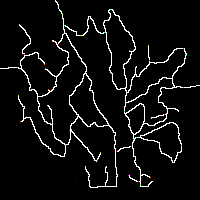
#> input picture 178 final/Lekagul Roadways.bmp, 200 x 200 px, found by its file name
$ jupyter execute --allow-errors BitMaps.ipynb
#> lines starting #> are read from the running program, lines starting #| are printed output that depends on the picture; after the words box and inside, x2 and y2 are one past the last pixel; in counts of white or black regions, pixels touching at a corner belong together
<a href="https://colab.research.google.com/github/WenchangGaoT/VA_Group1/blob/main/BitMaps.ipynb" target="_parent"></a>

[cell 1]
from PIL import Image

[cell 2]
img_bmp = Image.open('Lekagul Roadways.bmp')
#> img_bmp is the input picture: PIL image 200x200 P; mean R, G, B 14.7, 14.7, 14.6
# img_jpg = Image.open('Lekagul Roadways labeled v2.jpg')

[cell 3]
import numpy as np

[cell 4]
img_bmp = np.array(img_bmp)
#> img_bmp: shape (200, 200)
station_map = {}
for i in img_bmp:
  for j in i:
    if j != 0 and j != 35: station_map.update({j: 'New Node'})
#> after the loop, station_map = 34 items
print(len(station_map))
#| 34

[cell 5]
coordinate_dict = {}
entrances, general_gates, ranger_stops, gates, campings, ranger_bases = 0, 0, 0, 0, 0, 0
shape_x, shape_y = img_bmp.shape
#> shape_x = 200; shape_y = 200
histo = np.zeros((255,), dtype=np.int32)
bmp_list = []
print(img_bmp.dtype)
#| uint8
for x in range(shape_x):
  for y in range(shape_y):
    histo[img_bmp[x, y]] += 1
for i in range(1, 255):
  if histo[i] > 0 and i != 35:
    print(i, histo[i])
    bmp_np = np.ones_like(img_bmp, dtype=np.uint8)*i
    img_temp = Image.fromarray(bmp_np)
    img_temp.save('%d.bmp' % i)
#> bmp_np: shape (200, 200); every value is 34
    # bmp_list

[cell 6]
bmp_34 = Image.open('24.bmp')
#> bmp_34: PIL image 200x200 L; every value is 24
bmp_34.show()
#> (the rest of this cell did not finish here and is left out)

[cell 7]
img_np = np.array(img_bmp)
histo = np.zeros((255), dtype=np.int32)
for i in range(200):
  for j in range(200):
    if histo[img_np[i, j]] == 0:
      img_temp_np = np.ones_like(img_np)*i
      img_temp_bmp = Image.fromarray(img_temp_np)
      img_temp_bmp.save('%d.bmp' % img_np[i, j])
    histo[img_np[i, j]] += 1
#> img_temp_bmp: PIL image 200x200 L; every value is 182

[cell 8]
for i in range(36):
  temp = Image.open('%d.bmp' % i)
  temp.show()
  print(i)

[cell 9]
fig = Image.fromarray(img_np)
fig.show()

[cell 10]
fig = Image.open('Lekagul Roadways.bmp')
fig_rgb = fig.convert('RGB')
fig_rgb.show()

[cell 11]
fig_np = np.array(fig_rgb)
print(fig_np.shape)
#| (200, 200, 3)
print(fig_np.dtype)
#| uint8

[cell 12]
saved_tuple = {}
for i in range(200):
  for j in range(200):
    cur_tuple = (fig_np[i][j][0], fig_np[i][j][1], fig_np[i][j][2])
    if cur_tuple not in saved_tuple.keys():
      temp = np.ones_like(fig_np, dtype=np.uint8)
      for l in range(200):
        for k in range(200):
          for z in range(3):
            temp[l, k, z] = cur_tuple[z]
      temp_jpg = Image.fromarray(temp)
      temp_jpg.show()
      print('%d_%d_%d.jpg' % cur_tuple)
      temp_jpg.save('%d_%d_%d.jpg' % cur_tuple)
      saved_tuple[cur_tuple] = (i, j)
#> temp: shape (200, 200, 3); every value is 8
#> after the loop, saved_tuple = 36 items

[cell 13]
to_clean = [(17, 17, 17), (18, 18, 18), (16, 16, 16), (24, 24, 24), (23, 23, 23), (25, 25, 25),
            (19, 19, 19), (1, 1, 1), (20, 20, 20), (70, 70, 70), (64, 64, 64), (21, 21, 21),
            (6, 6, 6), (22, 22, 22), (46, 46, 46), (72, 72, 72), (67, 67, 67), (5, 5, 5),
            (14, 14, 14), (31, 31, 31), (66, 66, 66), (68, 68, 68)]

[cell 14]
# Clean and convert the bmp into a jpg
fig_np = np.array(Image.open('Lekagul Roadways.bmp').convert('RGB'))
for i in range(200):
  for j in range(200):
    cur_tuple = fig_np[i, j, :]
    flag = cur_tuple[0] == cur_tuple[1] and cur_tuple[1] == cur_tuple[2]
    if flag:
      fig_np[i, j, :] = np.ones((3), dtype=np.uint8)*255 if cur_tuple[0] > 123 \
                                          else np.zeros((3), dtype=np.uint8)
#> fig_np: shape (200, 200, 3); 0.66% of pixels changed, all inside (x1, y1, x2, y2) = (16, 14, 186, 188)
cleaned_fig_np = fig_np
cleaned_fig_jpg = Image.fromarray(cleaned_fig_np)
cleaned_fig_jpg.show()
cleaned_fig_jpg.save('cleaned_roadways.jpg')
print(cleaned_fig_np)
#> (printed output is left out)

[cell 15]
cleaned_singles_map = np.zeros((200, 200, 2), dtype=np.int8)
for i in range(200):
  for j in range(200):
    if (cleaned_fig_np[i][j] == np.array([0,0,0])).all():
      cleaned_singles_map[i][j] = [0,-1]
    if ((cleaned_fig_np[i][j] == np.array([0,255,255])).all()):
      cleaned_singles_map[i][j] = [2, 0]
    if (cleaned_fig_np[i][j] == np.array([76,255,0])).all():
      cleaned_singles_map[i][j] = [3, 0]
    if (cleaned_fig_np[i][j] == np.array([255,216,0])).all():
      cleaned_singles_map[i][j] = [4, 0]
    if (cleaned_fig_np[i][j] == np.array([255,0,0])).all():
      cleaned_singles_map[i][j] = [5, 0]
    if (cleaned_fig_np[i][j] == np.array([255,106,0])).all():
      cleaned_singles_map[i][j] = [6, 0]
    if (cleaned_fig_np[i][j] == np.array([255,0,220])).all():
      cleaned_singles_map[i][j] = [7, 0]
    if (cleaned_fig_np[i][j] == np.array([255, 255, 255])).all():
      cleaned_singles_map[i][j] = [1, 1]
print(cleaned_singles_map)

[cell 16]
name_list = ['general_gate', 'entrance', 'ranger_stop', 'gate', 'camping', 'ranger_base']
name_color_dict = {
    'general_gate':(0, 255, 255),
    'entrance':(76, 255, 0),
    'ranger_stop':(255, 216, 0),
    'gate':(255, 0, 0),
    'camping':(255, 106, 0),
    'ranger_base':(255, 0 , 220)
}

[cell 17]
color_name_dict = {}
for key in name_color_dict:
  color_name_dict[name_color_dict[key]] = key
# print(color_name_dict)

[cell 18]
sensor_coordinate_dict = {}
coordinate_sensor_dict = {}
sensor_index_dict = {}
index_sensor_dict = {}
name_count = {}
index = 50
for i in range(200):
  for j in range(200):
    cur = (cleaned_fig_np[i, j, 0], cleaned_fig_np[i, j, 1], cleaned_fig_np[i, j, 2])
    if cur in color_name_dict.keys():
      sensor_type = color_name_dict[cur]
      if sensor_type not in name_count.keys():
        name_count[sensor_type] = 0
      sensor = (sensor_type+'_%d') % name_count[sensor_type]
      name_count[sensor_type] += 1
      sensor_index_dict[sensor] = index
      index_sensor_dict[index] = sensor
      sensor_coordinate_dict[sensor] = (i, j)
      coordinate_sensor_dict[(i, j)] = sensor
      index += 1
#> after the loop, coordinate_sensor_dict = 40 items; index = 90; index_sensor_dict = 40 items; name_count = {'general_gate': 8, 'entrance': 5, 'ranger_stop': 8, 'gate': 9, 'camping': 9, 'ranger_base': 1}; sensor_coordinate_dict = 40 items; sensor_index_dict = 40 items

[cell 19]
# Create a simplified graph for DFS
graph = np.zeros((200, 200), dtype=np.uint8)
for i in range(200):
  for j in range(200):
    cur = (cleaned_fig_np[i, j, 0], cleaned_fig_np[i, j, 1], cleaned_fig_np[i, j, 2])
    if cur == (255, 255, 255):
      graph[i][j] = 1
      continue
    if (i, j) in coordinate_sensor_dict.keys():
      id = sensor_index_dict[coordinate_sensor_dict[(i, j)]]
      graph[i][j] = id
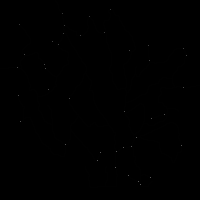
#> graph: shape (200, 200); min 0, max 89, mean 0.1
# print(graph)

[cell 20]
from numpy.core.fromnumeric import nonzero
action_list = ['up', 'down', 'left', 'right']
last_action = None
# distance = 0.
# weighted_graph = np.zeros((index, index), dtype=np.float32)
graph_copy = graph.copy()
graph_road = np.zeros_like(graph_copy)
road_index = 0
coordinate_distance_dict = {}
x, y = 0, 0
road_lengths = np.zeros((100,))
start, end = None, None
road_id_sensors_map = {}
sensors_road_id_map = {}

def compute_distance(x1, y1, x2, y2, cur_distance):
  global last_action
  global graph_copy
  global action_list
  global road_index
  global coordinate_distance_dict
  global x
  global y
  global start
  global end
  ret = False
  if x1 == x2 and y1 == y2:
    # print(x1, y1, cur_distance)
    coordinate_distance_dict[(x, y, x2, y2)].append(cur_distance)
    road_index += 1
    road_lengths[road_index] = cur_distance
    road_id_sensors_map[road_index] = (start, end)
    sensors_road_id_map[(start, end)] = road_index
    sensors_road_id_map[(end, start)] = road_index
    return True
  if x1 < 0 or x1 >= 200 or y1 < 0 or y1 >= 200:
    return False
  if graph_copy[x1][y1] != 1:
    return False
  graph_copy[x1][y1] = 0
  for action in action_list:
    new_dist = np.sqrt(2) if (action in ['up', 'down'] and last_action in ['left', 'right']) or \
                            (action in ['left', 'right'] and last_action in ['up', 'down']) else 1.
    temp = last_action
    last_action = action
    # print(last_action)
    distance = new_dist + cur_distance
    if action == 'up':
      done = compute_distance(x1, y1-1, x2, y2, distance)
    elif action == 'down':
      done = compute_distance(x1, y1+1, x2, y2, distance)
    elif action == 'left':
      done = compute_distance(x1-1, y1, x2, y2, distance)
    else:
      done = compute_distance(x1+1, y1, x2, y2, distance)
    if done:
      # print('ha')
      graph_road[x1][y1] = road_index
      ret = True
    last_action = temp
  return ret
    # distance -= new_dist

# Calculate the distances
sensor_distance_dict = {}
for sensor1 in sensor_coordinate_dict.keys():
  start = sensor1
  id1 = sensor_index_dict[sensor1]
  x1, y1 = sensor_coordinate_dict[sensor1]
  x, y = x1, y1
  # print('start: ', x1, y1)
  for sensor2 in sensor_coordinate_dict.keys():
    end = sensor2
    id2 = sensor_index_dict[sensor2]
    x2, y2 = sensor_coordinate_dict[sensor2]
    if id1 == id2: continue
    last_action = None
    distance = -1
    graph_copy = graph.copy()
    graph_copy[x1][y1] = 1
    graph_copy[x2][y2] = 1
    coordinate_distance_dict[(x1,y1,x2,y2)] = []
    done = compute_distance(x1, y1, x2, y2, 0)

    sensor_distance_dict[(sensor1, sensor2)] = []
    sensor_distance_dict[(sensor2, sensor1)] = []

    if done:
      distances = coordinate_distance_dict[(x1, y1, x2, y2)]

      sensor_distance_dict[(sensor1, sensor2)] = distances
      sensor_distance_dict[(sensor2, sensor1)] = distances
    break
#> this loop made 40 passes
#> sensor1 on passes 5 to 16: 'general_gate_1', 'general_gate_2', 'gate_0', 'ranger_stop_2', 'camping_0', 'gate_1', 'ranger_stop_3', 'camping_1', 'camping_2', 'gate_2', 'general_gate_3', 'gate_3'
#> (sensor1, start, x1, y1, x, y) on passes 1 to 4: ('general_gate_0', 'general_gate_0', 9, 110, 9, 110), ('entrance_0', 'entrance_0', 13, 62, 13, 62), ('ranger_stop_0', 'ranger_stop_0', 16, 89, 16, 89), ('ranger_stop_1', 'ranger_stop_1', 24, 19, 24, 19)

print(sensor_distance_dict)
#> (printed output is left out)

[cell 21]
for key in sensor_distance_dict.keys():
  distance = sensor_distance_dict[key]
  if distance != -1:
    print(key, distance)
#> this loop made 78 passes
#| ('general_gate_0', 'entrance_0') []
#| ('entrance_0', 'general_gate_0') []
#| ('ranger_stop_0', 'general_gate_0') []
#| ('general_gate_0', 'ranger_stop_0') []
#| ('ranger_stop_1', 'general_gate_0') []
#| ('general_gate_0', 'ranger_stop_1') []
#| ('general_gate_1', 'general_gate_0') []
#| ('general_gate_0', 'general_gate_1') []
#> (further printed lines are left out)

[cell 22]
print(graph_road.shape)
for i in range(200):
  for j in range(200):
    if graph_road[i][j] != 0:
      print(i, j, graph_road[i][j])

[cell 23]
for i in range(200):
  for j in range(200):
    if cleaned_singles_map[i][j][0] == 1:
      cleaned_singles_map[i][j][1] = graph_road[i][j]

[cell 24]
import json

[cell 25]
data = []
# with open('bmp_per_pixel.json', 'w') as outfile:
for i in range(200):
  for j in range(200):
    # with open('bmp_per_pixel.json', 'w') as outfile:
      # print(j)
    data_new = {
            'x': int(i),
            'y': int(j),
            'type': int(cleaned_singles_map[i][j][0]),
            'road': int(cleaned_singles_map[i][j][1])
      }
    data.append(data_new)
    # json_string = json.dumps(data)
      # outfile.write(json_string)
with open('bmp_per_pixel.json', 'w') as outfile:
  json.dump(data, outfile)
  # outfile.write(json_string)

[cell 26]
road_info = []

# num_roads = max(road_lengths)
for i in range(1, 100):
  if road_lengths[i] == 0:
    break
  road = {
      'index': i,
      'length': road_lengths[i],
      'sensor1': road_id_sensors_map[i][0],
      'sensor2': road_id_sensors_map[i][1]
  }
  road_info.append(road)

with open('road_info.json', 'w') as outfile:
  json.dump(road_info, outfile)
